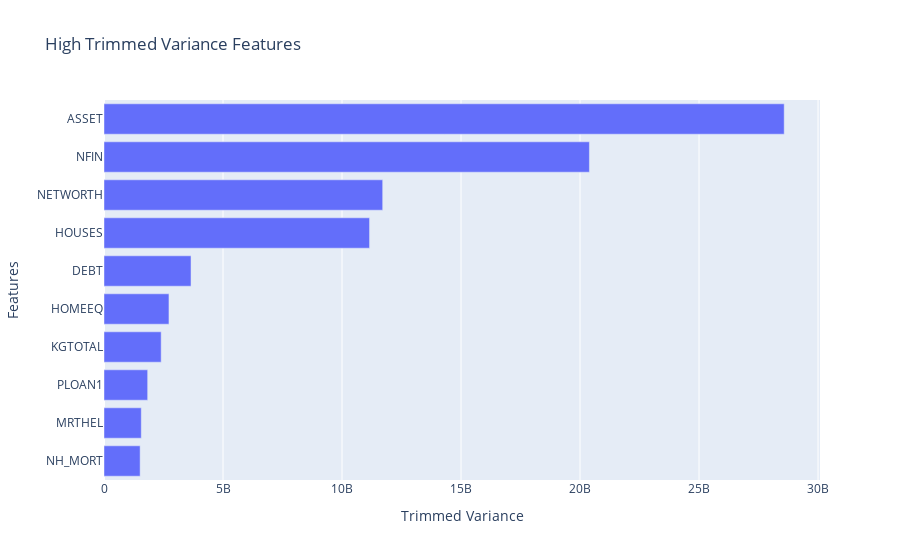

This figure's notebook cell:
### Code cell
# Creating a bar plot of trimmed variance features
fig = px.bar(
    x = top_ten_trim_var,
    y = top_ten_trim_var.index,
    title = "High Trimmed Variance Features"
)
fig.update_layout(xaxis_title="Trimmed Variance", yaxis_title="Features")
fig.show()

### Figure 1 — Plotly figure (JSON) as saved in the notebook; plotly's stock layout.template omitted (floating-point values rounded to 4 significant figures)
{"data": [{"alignmentgroup": "True", "hovertemplate": "x=%{x}<br>y=%{y}<extra></extra>", "legendgroup": "", "marker": {"color": "#636efa", "pattern": {"shape": ""}}, "name": "", "offsetgroup": "", "orientation": "h", "showlegend": false, "textposition": "auto", "type": "bar", "x": [1518000000.0, 1566000000.0, 1835000000.0, 2402000000.0, 2729000000.0, 3656000000.0, 11160000000.0, 11710000000.0, 20390000000.0, 28580000000.0], "xaxis": "x", "y": ["NH_MORT", "MRTHEL", "PLOAN1", "KGTOTAL", "HOMEEQ", "DEBT", "HOUSES", "NETWORTH", "NFIN", "ASSET"], "yaxis": "y"}], "layout": {"barmode": "relative", "legend": {"tracegroupgap": 0}, "title": {"text": "High Trimmed Variance Features"}, "xaxis": {"anchor": "y", "domain": [0, 1], "title": {"text": "Trimmed Variance"}}, "yaxis": {"anchor": "x", "domain": [0, 1], "title": {"text": "Features"}}}}
